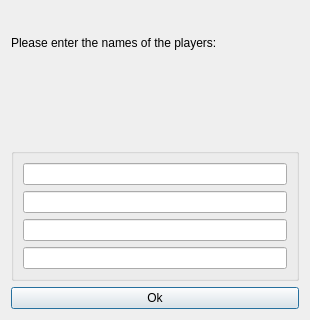
<?xml version="1.0" encoding="UTF-8"?>
<ui version="4.0">
 <class>AskNameOfPlayers</class>
 <widget class="QDialog" name="AskNameOfPlayers">
  <property name="geometry">
   <rect>
    <x>0</x>
    <y>0</y>
    <width>310</width>
    <height>320</height>
   </rect>
  </property>
  <property name="windowTitle">
   <string>Dialog</string>
  </property>
  <layout class="QVBoxLayout" name="verticalLayout_3">
   <item>
    <layout class="QVBoxLayout" name="verticalLayout_2">
     <item>
      <widget class="QLabel" name="label">
       <property name="text">
        <string>Please enter the names of the players:</string>
       </property>
      </widget>
     </item>
     <item>
      <widget class="QLabel" name="exceptionlbl">
       <property name="text">
        <string/>
       </property>
      </widget>
     </item>
     <item>
      <widget class="QGroupBox" name="groupBox">
       <property name="title">
        <string/>
       </property>
       <layout class="QVBoxLayout" name="verticalLayout">
        <item>
         <widget class="QLineEdit" name="lineEdit"/>
        </item>
        <item>
         <widget class="QLineEdit" name="lineEdit_2"/>
        </item>
        <item>
         <widget class="QLineEdit" name="lineEdit_3"/>
        </item>
        <item>
         <widget class="QLineEdit" name="lineEdit_4"/>
        </item>
       </layout>
      </widget>
     </item>
    </layout>
   </item>
   <item>
    <widget class="QPushButton" name="pushButton">
     <property name="text">
      <string>Ok</string>
     </property>
    </widget>
   </item>
  </layout>
 </widget>
 <resources/>
 <connections/>
</ui>
